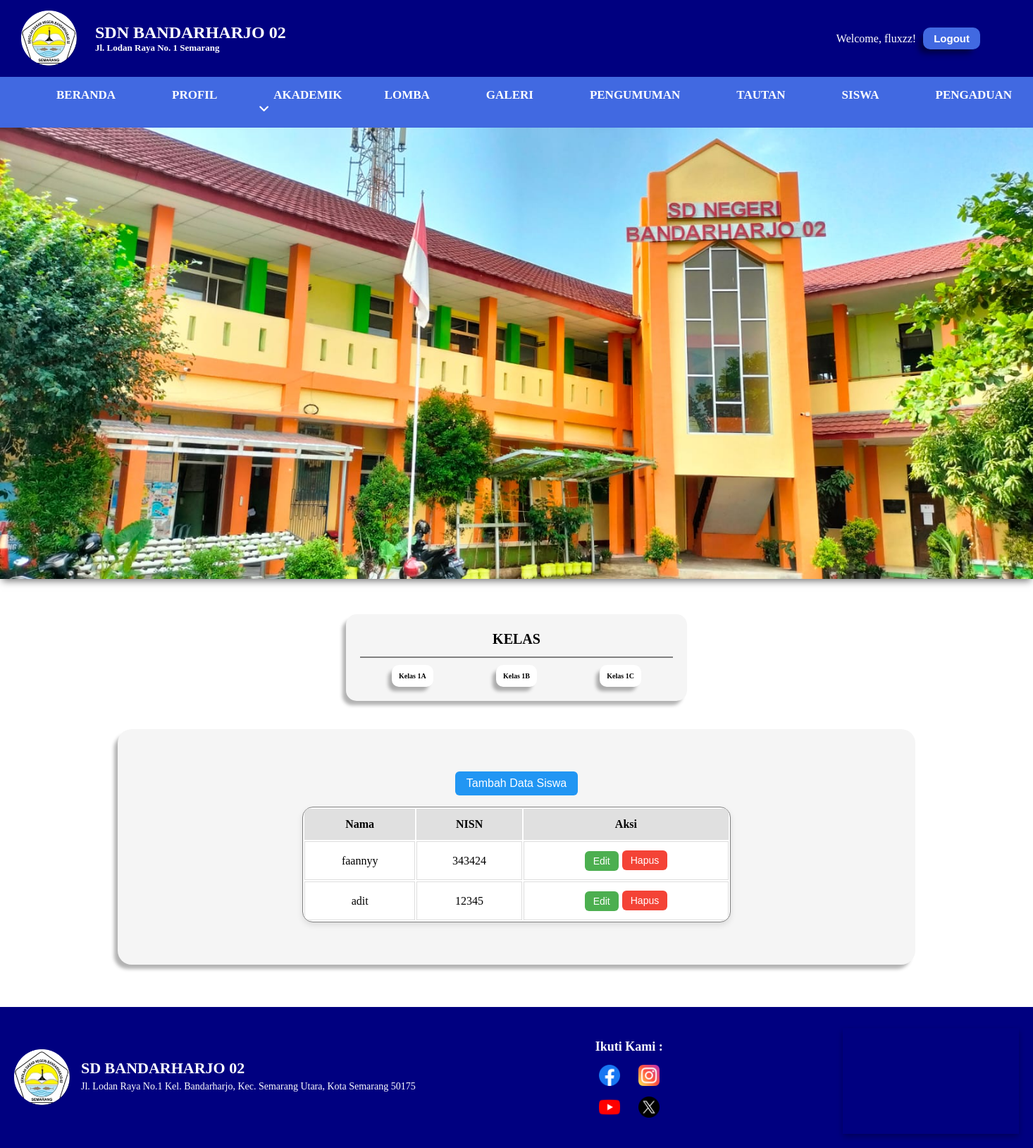
The page /menu/siswa/kelas/kelas1.php (signed in) on the database its author committed.
### tables this page shows
CREATE TABLE `siswa1` (
  `id` int(11) NOT NULL,
  `nama` varchar(255) NOT NULL,
  `nisn` int(255) NOT NULL,
  `kategori` varchar(11) NOT NULL
);

### menu/siswa/kelas/kelas1.php (the view, shortened to what this page needs)
<?php
include('/bandarharjo/partials/header.php');
include('/bandarharjo/koneksi.php');
$kelas = isset($_GET['kelas']) ? $_GET['kelas'] : '1A';
$kategori = '';
if ($kelas == '1A') {
    $kategori = 'A';
} elseif ($kelas == '1B') {
    $kategori = 'B';
} elseif ($kelas == '1C') {
    $kategori = 'C';
}
$query = "SELECT * FROM siswa1 WHERE kategori='$kategori'";
$result = $conn->query($query);
?>
<link rel="stylesheet" href="/css/kelas.css">
<body>
    <div class="container">
        <div class="navbar-item">
            <div class="navigation">
                <div class="title">
                    <h1>KELAS</h1>
                </div>
                <div class="nav-underline"></div>
                <div class="selection">
                    <div class="option" onclick="window.location.href='?kelas=1A'">
                        <p>Kelas 1A</p>
                    </div>
                    <div class="option" onclick="window.location.href='?kelas=1B'">
                        <p>Kelas 1B</p>
                    </div>
                    <div class="option" onclick="window.location.href='?kelas=1C'">
                        <p>Kelas 1C</p>
                    </div>
                </div>
            </div>
        </div>
        <div class="table-container">
            <?php if (isset($_SESSION['role']) && $_SESSION['role'] === 'admin'): ?>
                <div class="tambah-btn">
                    <button type="button" onclick="showAddForm()" class="btn-tambah">Tambah Data Siswa</button>
                </div>
            <?php endif; ?>
            <table>
                <thead>
                    <tr>
                        <th>Nama</th>
                        <th>NISN</th>
                        <th>Aksi</th>
                    </tr>
                </thead>
                <tbody>
                    <?php
                    if ($result->num_rows > 0) {
                        while ($siswa = $result->fetch_assoc()) {
                            echo "<tr>
                            <td>" . htmlspecialchars($siswa['nama']) . "</td>
                            <td>" . htmlspecialchars($siswa['nisn']) . "</td>
                            <td>";
                            if (isset($_SESSION['role']) && $_SESSION['role'] === 'admin') {
                                echo "
                                <div class='aksi-buttons'>
                                    <button type='button' class='btn-edit' onclick=\"showEditForm('" . addslashes($siswa['nama']) . "', '" . $siswa['nisn'] . "')\">Edit</button>
                                    <form method='POST' style='display:inline;'>
                                        <input type='hidden' name='hapus_nisn' value='" . htmlspecialchars($siswa['nisn']) . "'>
                                        <button type='submit' class='btn-hapus'>Hapus</button>
                                    </form>
                                </div>";
                            } else {
                                echo "-";
                            }
                            echo "</td></tr>";
                        }
                    } else {
                        echo "<tr><td colspan='3'>Tidak ada data</td></tr>";
                    }
                    ?>
                </tbody>
            </table>
        </div>
    </div>
    <?php include '/bandarharjo/partials/footer.php'; ?>
</body>

### css/style.css (style rules this page uses)
body { padding: 0; margin: 0; font-family: Cambria, Cochin, Georgia, Times, 'Times New Roman', serif; }

### css/kelas.css (style rules this page uses)
.container { padding: 20px 100px; }
.navigation { background-color: whitesmoke; border-radius: 15px; padding: 10px 20px 20px 20px; display: flex; flex-direction: column; margin: auto; width: 35%; box-shadow: -6px 7px 5px -1px rgba(0, 0, 0, 0.3); -webkit-box-shadow: -6px 7px 5px -1px rgba(0, 0, 0, 0.3); -moz-box-shadow: -6px 7px 5px -1px rgba(0, 0, 0, 0.3); }
.nav-underline { width: 100%; height: 2px; background-color: gray; margin-bottom: 10px; }
.navigation .title { text-align: center; font-size: 10px; }
.selection { display: flex; justify-content: space-between; text-align: center; }
.option { display: flex; text-align: center; margin: auto; background-color: white; border-radius: 10px; padding: 0 10px; cursor: pointer; transition: all 0.3s ease; box-shadow: -6px 7px 5px -1px rgba(0, 0, 0, 0.3); -webkit-box-shadow: -6px 7px 5px -1px rgba(0, 0, 0, 0.3); -moz-box-shadow: -6px 7px 5px -1px rgba(0, 0, 0, 0.3); position: relative; }
.option p { text-align: center; font-weight: bold; font-size: 10px; }
.table-container { flex-direction: column; align-items: center; margin: auto; margin-bottom: 40px; width: 80%; margin-top: 40px; background-color: whitesmoke; padding: 60px; border-radius: 20px; display: flex; justify-content: center; box-shadow: -6px 7px 5px -1px rgba(0, 0, 0, 0.3); -webkit-box-shadow: -6px 7px 5px -1px rgba(0, 0, 0, 0.3); -moz-box-shadow: -6px 7px 5px -1px rgba(0, 0, 0, 0.3); }
table { justify-content: center; width: 60%; background: white; border-radius: 15px; border: 1px solid gray; overflow: hidden; box-shadow: 0 4px 8px rgba(0, 0, 0, 0.1); }
th, td { border: 1px solid #ddd; padding: 12px; text-align: center; }
th { background-color: #e0e0e0; font-weight: bold; text-align: center; }
.aksi-buttons { display: flex; justify-content: center; align-items: center; gap: 5px; }
.btn-edit { padding: 6px 12px; border: none; border-radius: 6px; cursor: pointer; font-size: 14px; transition: background-color 0.3s ease; }
.btn-hapus { margin-bottom: -15px; padding: 6px 12px; border: none; border-radius: 6px; cursor: pointer; font-size: 14px; transition: background-color 0.3s ease; }
.btn-edit { background-color: #4caf50; color: white; }
.btn-hapus { background-color: #f44336; color: white; }
.btn-tambah { padding: 8px 16px; margin-bottom: 16px; border: none; border-radius: 6px; background-color: #2196f3; color: white; font-size: 16px; cursor: pointer; transition: background-color 0.3s ease; }
.tambah-btn { display: flex; justify-content: center; margin: auto; }

### rows shown on the page
siswa1: nama "faannyy", nisn "343424"
siswa1: nama "adit", nisn "12345"

### other values the page prints
$_SESSION['username'] "fluxzz"
